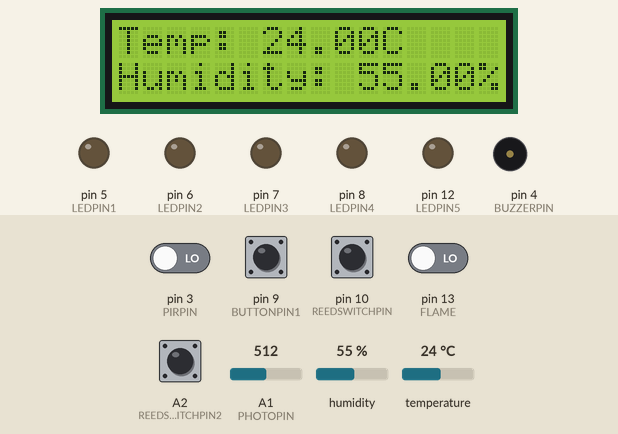
Simulated run of this sketch. Board: Arduino Uno, built with avr-gcc and run on an emulated ATmega328P. Shown: 16×2 character LCD, output pins drawn as LEDs (lit = HIGH), buzzer (waves = sounding). The test bench sets the inputs (shaded band); at power-on: A2 (REEDSWITCHPIN2), pin 9 (BUTTONPIN1) HIGH, pin 3 (PIRPIN), pin 10 (REEDSWITCHPIN), pin 13 (FLAME) LOW, humidity 55 %, A1 (PHOTOPIN) = 512, temperature 24 °C. What the sketch prints to the serial monitor is not drawn.

Above: at 1.3 s.
1.4 s: humidity set to 69 %
At 3.0 s:
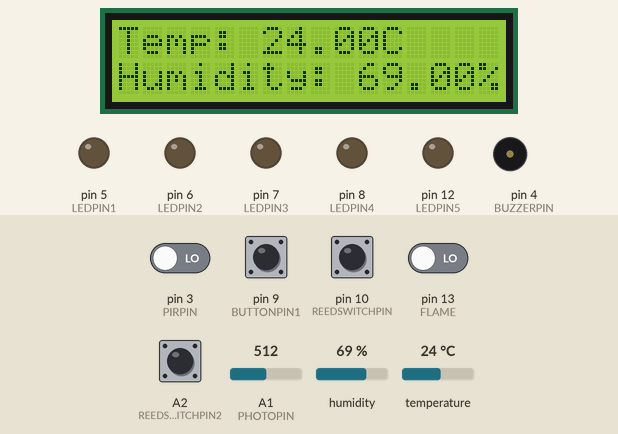
3.8 s: humidity set to 72 %
At 5.7 s:
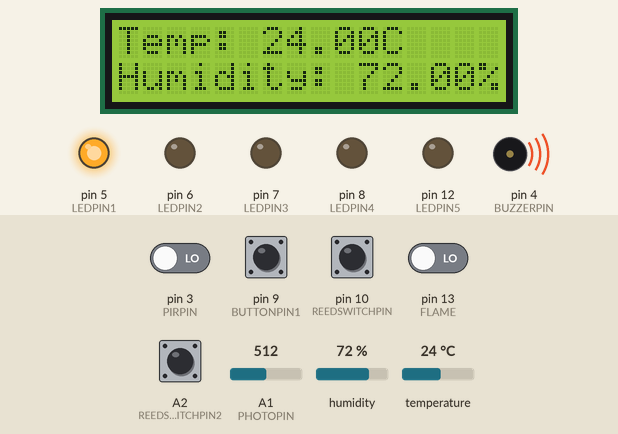
6.0 s: A1 (PHOTOPIN) set to 106
7.5 s: A1 (PHOTOPIN) set to 91
At 8.2 s:
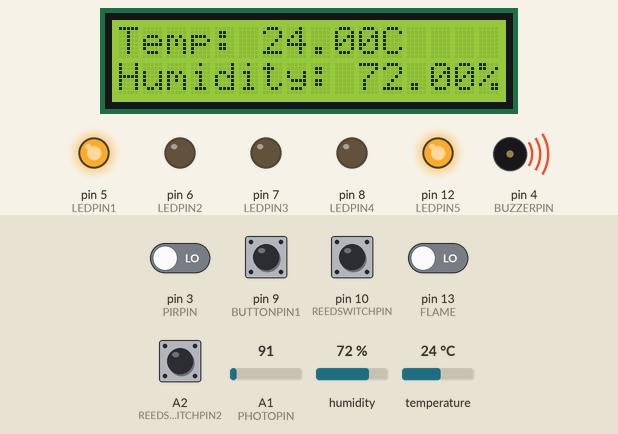
9.0 s: pin 3 (PIRPIN) driven HIGH
At 10.2 s:
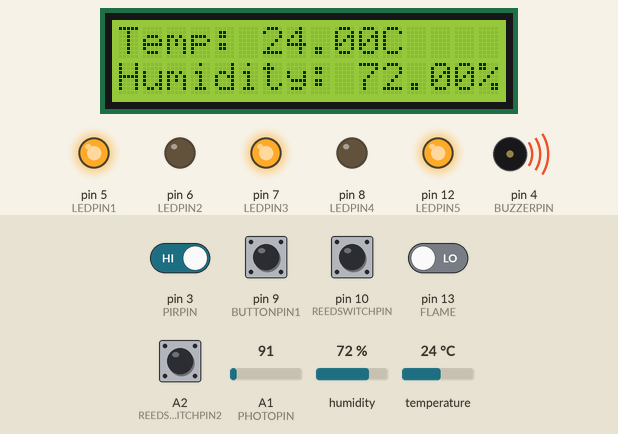
10.5 s: pin 13 (FLAME) driven HIGH
At 10.9 s:
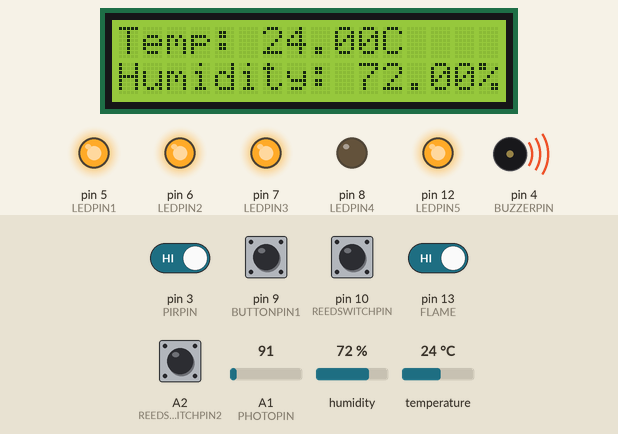
Timing chart, 0 to 13.1 s (numbered marks = the images above; inputs shaded):
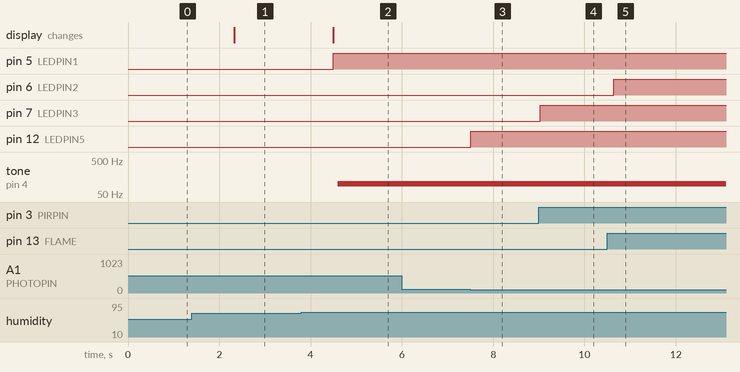

Measured:
- the behaviour switches between 70 and 71 % on humidity (found by bisection; images 1 and 2)
- the behaviour switches between 101 and 100 on A1 (PHOTOPIN) (found by bisection; images 2 and 3)
- after the input at 1.4 s, the display: changes after 0.93 s (image 1)
- after the input at 3.8 s, pin 5 (LEDPIN1): LOW → HIGH after 0.69 s; tone on pin 4 (BUZZERPIN): silent → 100 Hz after 0.80 s; the display: changes after 0.69 s (image 2)
- after the input at 6.0 s, every drawn part: stays the same
- after the input at 7.5 s, pin 12 (LEDPIN5): LOW → HIGH at once
- after the input at 9.0 s, pin 7 (LEDPIN3): LOW → HIGH at once
- after the input at 10.5 s, pin 6 (LEDPIN2): LOW → HIGH after 0.14 s

The sketch:

version2.ino
```cpp
#include <LiquidCrystal_I2C.h>     // include library for the LCD
#include "DHT.h"  // include library for the temperature and humidity sensor


#define DHTPIN 2             // DHT11 data pin connected to digital pin 2
#define DHTTYPE DHT11
#define FLAME 13          // Flame sensor analog pin connected to analog pin A0
#define PIRPIN 3             // PIR sensor digital pin connected to digital pin 3
#define PHOTOPIN A1          // Photoresistor analog pin connected to analog pin A1
#define BUZZERPIN 4          // Buzzer digital pin connected to digital pin 4
#define LEDPIN1 5            // LED 1 digital pin connected to digital pin 5
#define LEDPIN2 6            // LED 2 digital pin connected to digital pin 6
#define LEDPIN3 7            // LED 3 digital pin connected to digital pin 7
#define LEDPIN4 8            // LED 4 digital pin connected to digital pin 8
#define LEDPIN5 12            // LED 5 digital pin connected to digital pin 12
#define REEDSWITCHPIN 10      // Mini reed switch digital pin connected to digital pin 9
#define REEDSWITCHPIN2 A2        // Button 2 digital pin connected to digital pin 11
#define BUTTONPIN1 9        // Button 1 digital pin connected to digital pin 10
#define BUTTONPIN2 11        // Button 2 digital pin connected to digital pin 11


//#define BUTTONPIN3 12        // Button 3 digital pin connected to digital pin 12
//#define BUTTONPIN4 13        // Button 4 digital pin connected to digital pin 13

DHT dht(DHTPIN, DHTTYPE);

LiquidCrystal_I2C lcd(0x27, 16, 2);  // Set the LCD I2C address and size

int threshold = 100; // analog input trigger level from photoresistor
char buttonstatus = "0000" ;


void setup() {
Serial.begin(9600);
lcd.init();
lcd.begin(16, 2);           // Initialize the LCD
lcd.backlight();            // Turn on the LCD backlight
lcd.clear();

pinMode(LEDPIN1, OUTPUT);   // Set LED 1 pin as output
pinMode(LEDPIN2, OUTPUT);   // Set LED 2 pin as output
pinMode(LEDPIN3, OUTPUT);   // Set LED 3 pin as output
pinMode(LEDPIN4, OUTPUT);   // Set LED 4 pin as output
pinMode(LEDPIN5, OUTPUT); //Set LED 5 pin as output
pinMode(BUZZERPIN, OUTPUT); // Set buzzer pin as output
pinMode(REEDSWITCHPIN, INPUT); // Set mini reed switch pin as input with internal pull-up resistor
pinMode(REEDSWITCHPIN2, INPUT); // Set mini reed switch pin as input with internal pull-up resistor
pinMode(PIRPIN, INPUT);     // Set PIR sensor pin as input
pinMode(BUTTONPIN1, INPUT_PULLUP); // Set button 1 pin as input with internal pull-up resistor
//pinMode(BUTTONPIN2, INPUT_PULLUP); // Set button 2 pin as input with internal pull-up resistor
//pinMode(BUTTONPIN3, INPUT_PULLUP); // Set button 3 pin as input with internal pull-up resistor
//pinMode(BUTTONPIN4, INPUT_PULLUP); // Set button 4 pin as input with internal pull-up resistor
pinMode(FLAME, INPUT);
}

void loop()

  {
// Read temperature and humidity from DHT11 sensor
float temperature = dht.readTemperature();
float humidity = dht.readHumidity();
lcd.setCursor(0, 0);
lcd.print("Temp: ");
lcd.print(temperature);
lcd.print("C");
lcd.setCursor(0, 1);
lcd.print("Humidity: ");
lcd.print(humidity);
lcd.print("%");

if (temperature > 30 or humidity > 70) {
    digitalWrite(LEDPIN1, HIGH);
  } else {
    digitalWrite(LEDPIN1, LOW);
      }
Serial.print("Humidity: ");
Serial.print(humidity);
Serial.print(" %\t");
Serial.print("Temperature: ");
Serial.print(temperature);
Serial.println(" *C ");

// Read flame sensor value
if (digitalRead(FLAME) == HIGH)  {
  digitalWrite(LEDPIN2, HIGH);
  Serial.println("Fire!");
  }else{
    digitalWrite(LEDPIN2, LOW);
     Serial.println("No Fire!");
      }

// Read PIR sensor value
if (digitalRead(PIRPIN) == HIGH)  {
  digitalWrite(LEDPIN3, HIGH);
  Serial.println("Motion Detected!");
  }else{
    digitalWrite(LEDPIN3, LOW);
     Serial.println("NO Motion!");
      }
// Read DOOR STATUS 1
if (digitalRead(REEDSWITCHPIN)   == 1 )  {
  digitalWrite(LEDPIN4, HIGH);
  Serial.println("Door 1 Open!");
  }else{
    digitalWrite(LEDPIN4, LOW);
     Serial.println("Door 1 CLOSED!");
      }

// Read DOOR STATUS 2
if (digitalRead(REEDSWITCHPIN2)   == 0 )  {
  digitalWrite(LEDPIN4, HIGH);
  Serial.println("Door 2 OPEN!");
  }else{
    digitalWrite(LEDPIN4, LOW);
     Serial.println("Door 2 CLOSED!");
      }

// Read photoresistor value
int lightValue = analogRead(PHOTOPIN);
if (lightValue > threshold)  {
  digitalWrite(LEDPIN5, LOW);
  Serial.println("LIGHT IS OFF");
  Serial.println(analogRead(PHOTOPIN));
  }else{
    digitalWrite(LEDPIN5, HIGH);
     Serial.println("LIGHT IS ON!");
     Serial.println(analogRead(PHOTOPIN));
      }
//Security password implementation


 {
   int buttonStatus = digitalRead(BUTTONPIN1);
   Serial.println(buttonStatus);
   delay(50);

if ((temperature > 30 or humidity > 70)  or (digitalRead(FLAME) == HIGH) or (digitalRead(PIRPIN) == HIGH) or digitalRead(REEDSWITCHPIN) == 1 or digitalRead(REEDSWITCHPIN2) == 0   ) {
  tone(BUZZERPIN, 100);
  Serial.println("Alarm triggered!");
}else{
  noTone(BUZZERPIN);
}}}


//if (BUTTONPIN1 or BUTTONPIN2 = HIGH )  {
  //digitalWrite(LEDPIN5, HIGH);
```
